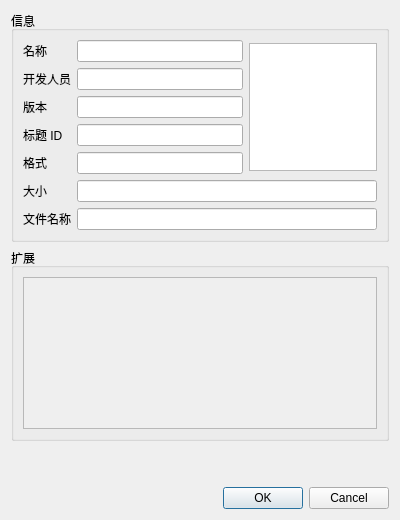
<?xml version="1.0" encoding="UTF-8"?>
<ui version="4.0">
 <class>ConfigurePerGameGeneral</class>
 <widget class="QDialog" name="ConfigurePerGameGeneral">
  <property name="geometry">
   <rect>
    <x>0</x>
    <y>0</y>
    <width>400</width>
    <height>520</height>
   </rect>
  </property>
  <property name="windowTitle">
   <string>配置每个游戏常规</string>
  </property>
  <layout class="QHBoxLayout" name="HorizontalLayout">
   <item>
    <layout class="QVBoxLayout" name="VerticalLayout">
     <item>
      <widget class="QGroupBox" name="GeneralGroupBox">
       <property name="title">
        <string>信息</string>
       </property>
       <layout class="QHBoxLayout" name="GeneralHorizontalLayout">
        <item>
         <layout class="QGridLayout" name="gridLayout_2">
          <item row="6" column="1" colspan="2">
           <widget class="QLineEdit" name="display_filename">
            <property name="enabled">
             <bool>true</bool>
            </property>
            <property name="readOnly">
             <bool>true</bool>
            </property>
           </widget>
          </item>
          <item row="0" column="1">
           <widget class="QLineEdit" name="display_name">
            <property name="enabled">
             <bool>true</bool>
            </property>
            <property name="readOnly">
             <bool>true</bool>
            </property>
           </widget>
          </item>
          <item row="1" column="0">
           <widget class="QLabel" name="label_2">
            <property name="text">
             <string>开发人员</string>
            </property>
           </widget>
          </item>
          <item row="5" column="1" colspan="2">
           <widget class="QLineEdit" name="display_size">
            <property name="enabled">
             <bool>true</bool>
            </property>
            <property name="readOnly">
             <bool>true</bool>
            </property>
           </widget>
          </item>
          <item row="0" column="0">
           <widget class="QLabel" name="label">
            <property name="text">
             <string>名称</string>
            </property>
           </widget>
          </item>
          <item row="6" column="0">
           <widget class="QLabel" name="label_7">
            <property name="text">
             <string>文件名称</string>
            </property>
           </widget>
          </item>
          <item row="2" column="0">
           <widget class="QLabel" name="label_3">
            <property name="text">
             <string>版本</string>
            </property>
           </widget>
          </item>
          <item row="4" column="0">
           <widget class="QLabel" name="label_5">
            <property name="text">
             <string>格式</string>
            </property>
           </widget>
          </item>
          <item row="2" column="1">
           <widget class="QLineEdit" name="display_version">
            <property name="enabled">
             <bool>true</bool>
            </property>
            <property name="readOnly">
             <bool>true</bool>
            </property>
           </widget>
          </item>
          <item row="4" column="1">
           <widget class="QLineEdit" name="display_format">
            <property name="enabled">
             <bool>true</bool>
            </property>
            <property name="readOnly">
             <bool>true</bool>
            </property>
           </widget>
          </item>
          <item row="5" column="0">
           <widget class="QLabel" name="label_6">
            <property name="text">
             <string>大小</string>
            </property>
           </widget>
          </item>
          <item row="1" column="1">
           <widget class="QLineEdit" name="display_developer">
            <property name="enabled">
             <bool>true</bool>
            </property>
            <property name="readOnly">
             <bool>true</bool>
            </property>
           </widget>
          </item>
          <item row="3" column="0">
           <widget class="QLabel" name="label_4">
            <property name="text">
             <string>标题 ID</string>
            </property>
           </widget>
          </item>
          <item row="3" column="1">
           <widget class="QLineEdit" name="display_title_id">
            <property name="enabled">
             <bool>true</bool>
            </property>
            <property name="readOnly">
             <bool>true</bool>
            </property>
           </widget>
          </item>
          <item row="0" column="2" rowspan="5">
           <widget class="QGraphicsView" name="icon_view">
            <property name="sizePolicy">
             <sizepolicy hsizetype="Maximum" vsizetype="Maximum">
              <horstretch>0</horstretch>
              <verstretch>0</verstretch>
             </sizepolicy>
            </property>
            <property name="minimumSize">
             <size>
              <width>128</width>
              <height>128</height>
             </size>
            </property>
            <property name="maximumSize">
             <size>
              <width>128</width>
              <height>128</height>
             </size>
            </property>
            <property name="verticalScrollBarPolicy">
             <enum>Qt::ScrollBarAlwaysOff</enum>
            </property>
            <property name="horizontalScrollBarPolicy">
             <enum>Qt::ScrollBarAlwaysOff</enum>
            </property>
            <property name="sizeAdjustPolicy">
             <enum>QAbstractScrollArea::AdjustToContents</enum>
            </property>
            <property name="interactive">
             <bool>false</bool>
            </property>
           </widget>
          </item>
         </layout>
        </item>
       </layout>
      </widget>
     </item>
     <item>
      <widget class="QGroupBox" name="PerformanceGroupBox">
       <property name="title">
        <string>扩展</string>
       </property>
       <layout class="QHBoxLayout" name="PerformanceHorizontalLayout">
        <item>
         <widget class="QScrollArea" name="scrollArea">
          <property name="widgetResizable">
           <bool>true</bool>
          </property>
          <widget class="QWidget" name="scrollAreaWidgetContents">
           <property name="geometry">
            <rect>
             <x>0</x>
             <y>0</y>
             <width>350</width>
             <height>169</height>
            </rect>
           </property>
          </widget>
         </widget>
        </item>
        <item>
         <layout class="QVBoxLayout" name="PerformanceVerticalLayout"/>
        </item>
       </layout>
      </widget>
     </item>
     <item>
      <spacer name="verticalSpacer">
       <property name="orientation">
        <enum>Qt::Vertical</enum>
       </property>
       <property name="sizeType">
        <enum>QSizePolicy::Fixed</enum>
       </property>
       <property name="sizeHint" stdset="0">
        <size>
         <width>20</width>
         <height>40</height>
        </size>
       </property>
      </spacer>
     </item>
     <item>
      <widget class="QDialogButtonBox" name="buttonBox">
       <property name="standardButtons">
        <set>QDialogButtonBox::Cancel|QDialogButtonBox::Ok</set>
       </property>
      </widget>
     </item>
    </layout>
   </item>
  </layout>
 </widget>
 <resources/>
 <connections>
  <connection>
   <sender>buttonBox</sender>
   <signal>accepted()</signal>
   <receiver>ConfigurePerGameGeneral</receiver>
   <slot>accept()</slot>
   <hints>
    <hint type="sourcelabel">
     <x>269</x>
     <y>567</y>
    </hint>
    <hint type="destinationlabel">
     <x>269</x>
     <y>294</y>
    </hint>
   </hints>
  </connection>
  <connection>
   <sender>buttonBox</sender>
   <signal>rejected()</signal>
   <receiver>ConfigurePerGameGeneral</receiver>
   <slot>reject()</slot>
   <hints>
    <hint type="sourcelabel">
     <x>269</x>
     <y>567</y>
    </hint>
    <hint type="destinationlabel">
     <x>269</x>
     <y>294</y>
    </hint>
   </hints>
  </connection>
 </connections>
</ui>
